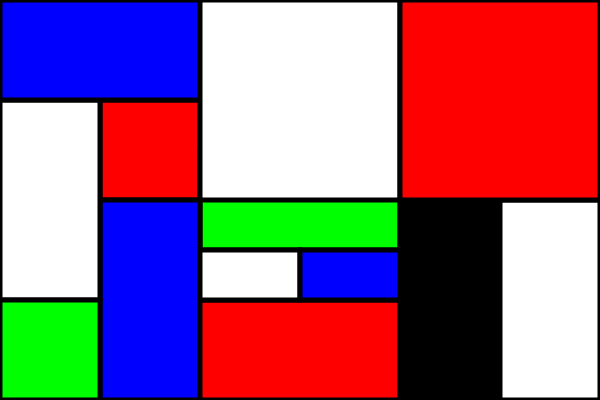
Frame 1 (no input)
Frame 60 (no input): identical to frame 1, image omitted
Frame 120 (the mouse pressed at the canvas centre since frame 60): identical to frame 1, image omitted

The p5.js sketch that drew this single still picture (run headless with seeded random() and noise() and a simulated clock; from frame 60 on, the mouse is pressed at the canvas centre):

// p5.js sketch
// ── sketch.js
function setup() {
  createCanvas(600, 400);
}

function draw() {
  strokeWeight(5)
  background(220);
  fill(R=255, G=0, B=0) 
  rect(100, 100, 100, 100)
  fill(R=0, G=255, B=0)
  rect(200, 150, 200, 100)
  fill(R=0, G=0, B=255)
  rect(100, 200, 100, 200)
  fill(R=255, G=255, B=255)
  rect(0, 100, 100, 200)
  fill(R=0, G=255, B=0)
  rect(0, 300, 100, 100)
  fill(R=0, G=0, B=255)
  rect(0, 0, 200, 100)
  fill(R=255, G=255, B=255)
  rect(200, 0, 200, 200)
  fill(R=255, G=0, B=0)
  rect(200, 300, 200, 100)
  fill(R=255, G=255, B=255)
  rect(200, 250, 100, 50)
  fill(R=0, G=0, B=255)
  rect(300, 250, 100, 50)
  fill(R=0, G=0, B=0)
  rect(400, 200, 100, 200)
  fill(R=255, G=255, B=255)
  rect(500, 200, 100, 200)
  fill(R=255, G=0, B=0)
  rect(400, 0, 200, 200)
}
